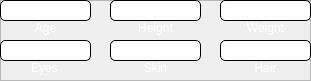
     <widget class="QFrame" name="frame_9">
      <property name="geometry">
       <rect>
        <x>1170</x>
        <y>80</y>
        <width>311</width>
        <height>81</height>
       </rect>
      </property>
      <property name="frameShape">
       <enum>QFrame::StyledPanel</enum>
      </property>
      <property name="frameShadow">
       <enum>QFrame::Raised</enum>
      </property>
      <widget class="QLineEdit" name="Age">
       <property name="geometry">
        <rect>
         <x>0</x>
         <y>0</y>
         <width>91</width>
         <height>21</height>
        </rect>
       </property>
       <property name="styleSheet">
        <string notr="true"> background-color: white;
 border-style: solid;
 border-width:1px;
 border-radius:5px;
 border-color: black;</string>
       </property>
      </widget>
      <widget class="QLineEdit" name="Height">
       <property name="geometry">
        <rect>
         <x>110</x>
         <y>0</y>
         <width>91</width>
         <height>21</height>
        </rect>
       </property>
       <property name="styleSheet">
        <string notr="true"> background-color: white;
 border-style: solid;
 border-width:1px;
 border-radius:5px;
 border-color: black;</string>
       </property>
      </widget>
      <widget class="QLineEdit" name="Weight">
       <property name="geometry">
        <rect>
         <x>220</x>
         <y>0</y>
         <width>91</width>
         <height>21</height>
        </rect>
       </property>
       <property name="styleSheet">
        <string notr="true"> background-color: white;
 border-style: solid;
 border-width:1px;
 border-radius:5px;
 border-color: black;</string>
       </property>
      </widget>
      <widget class="QLineEdit" name="Eyes">
       <property name="geometry">
        <rect>
         <x>0</x>
         <y>40</y>
         <width>91</width>
         <height>21</height>
        </rect>
       </property>
       <property name="styleSheet">
        <string notr="true"> background-color: white;
 border-style: solid;
 border-width:1px;
 border-radius:5px;
 border-color: black;</string>
       </property>
      </widget>
      <widget class="QLineEdit" name="Skin">
       <property name="geometry">
        <rect>
         <x>110</x>
         <y>40</y>
         <width>91</width>
         <height>21</height>
        </rect>
       </property>
       <property name="styleSheet">
        <string notr="true"> background-color: white;
 border-style: solid;
 border-width:1px;
 border-radius:5px;
 border-color: black;</string>
       </property>
      </widget>
      <widget class="QLineEdit" name="Hair">
       <property name="geometry">
        <rect>
         <x>220</x>
         <y>40</y>
         <width>91</width>
         <height>21</height>
        </rect>
       </property>
       <property name="styleSheet">
        <string notr="true"> background-color: white;
 border-style: solid;
 border-width:1px;
 border-radius:5px;
 border-color: black;</string>
       </property>
      </widget>
      <widget class="QLabel" name="label_39">
       <property name="geometry">
        <rect>
         <x>0</x>
         <y>20</y>
         <width>91</width>
         <height>16</height>
        </rect>
       </property>
       <property name="styleSheet">
        <string notr="true">color: rgb(255, 255, 255);</string>
       </property>
       <property name="text">
        <string>Age</string>
       </property>
       <property name="alignment">
        <set>Qt::AlignCenter</set>
       </property>
      </widget>
      <widget class="QLabel" name="label_40">
       <property name="geometry">
        <rect>
         <x>110</x>
         <y>20</y>
         <width>91</width>
         <height>16</height>
        </rect>
       </property>
       <property name="styleSheet">
        <string notr="true">color: rgb(255, 255, 255);</string>
       </property>
       <property name="text">
        <string>Height</string>
       </property>
       <property name="alignment">
        <set>Qt::AlignCenter</set>
       </property>
      </widget>
      <widget class="QLabel" name="label_41">
       <property name="geometry">
        <rect>
         <x>220</x>
         <y>20</y>
         <width>91</width>
         <height>16</height>
        </rect>
       </property>
       <property name="styleSheet">
        <string notr="true">color: rgb(255, 255, 255);</string>
       </property>
       <property name="text">
        <string>Weight</string>
       </property>
       <property name="alignment">
        <set>Qt::AlignCenter</set>
       </property>
      </widget>
      <widget class="QLabel" name="label_42">
       <property name="geometry">
        <rect>
         <x>4</x>
         <y>60</y>
         <width>81</width>
         <height>16</height>
        </rect>
       </property>
       <property name="styleSheet">
        <string notr="true">color: rgb(255, 255, 255);</string>
       </property>
       <property name="text">
        <string>Eyes</string>
       </property>
       <property name="alignment">
        <set>Qt::AlignCenter</set>
       </property>
      </widget>
      <widget class="QLabel" name="label_43">
       <property name="geometry">
        <rect>
         <x>110</x>
         <y>60</y>
         <width>91</width>
         <height>16</height>
        </rect>
       </property>
       <property name="styleSheet">
        <string notr="true">color: rgb(255, 255, 255);</string>
       </property>
       <property name="text">
        <string>Skin</string>
       </property>
       <property name="alignment">
        <set>Qt::AlignCenter</set>
       </property>
      </widget>
      <widget class="QLabel" name="label_44">
       <property name="geometry">
        <rect>
         <x>220</x>
         <y>60</y>
         <width>91</width>
         <height>16</height>
        </rect>
       </property>
       <property name="styleSheet">
        <string notr="true">color: rgb(255, 255, 255);</string>
       </property>
       <property name="text">
        <string>Hair</string>
       </property>
       <property name="alignment">
        <set>Qt::AlignCenter</set>
       </property>
      </widget>
     </widget>
